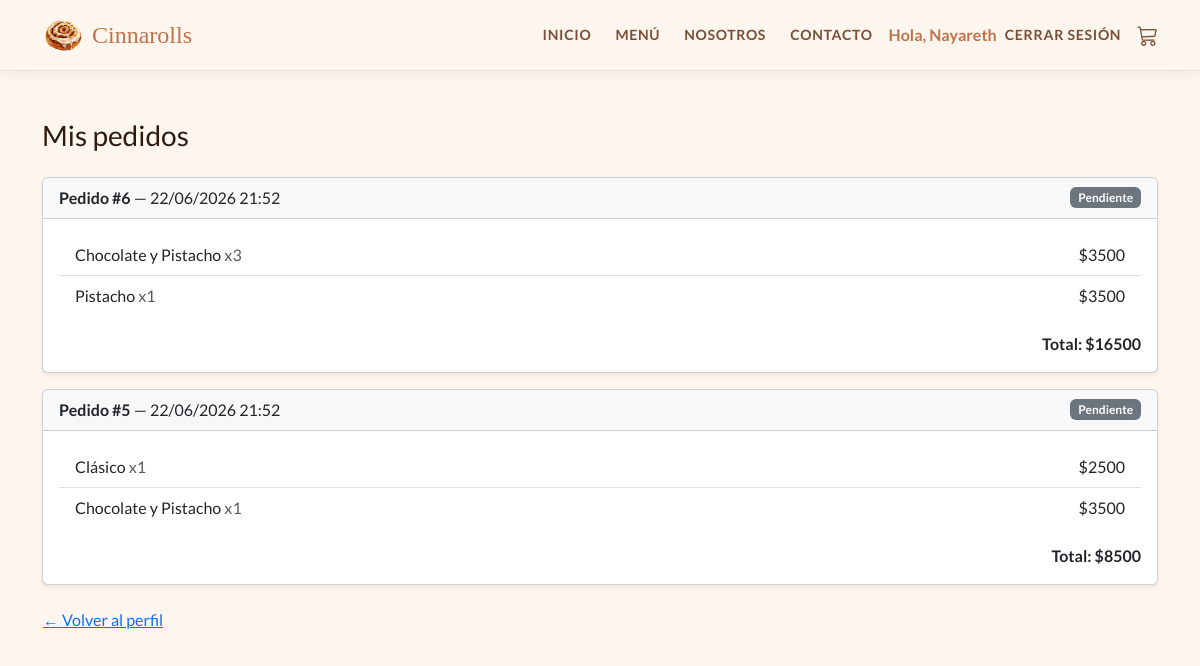
Page /mis-pedidos/ (signed in) on the earlier database version.
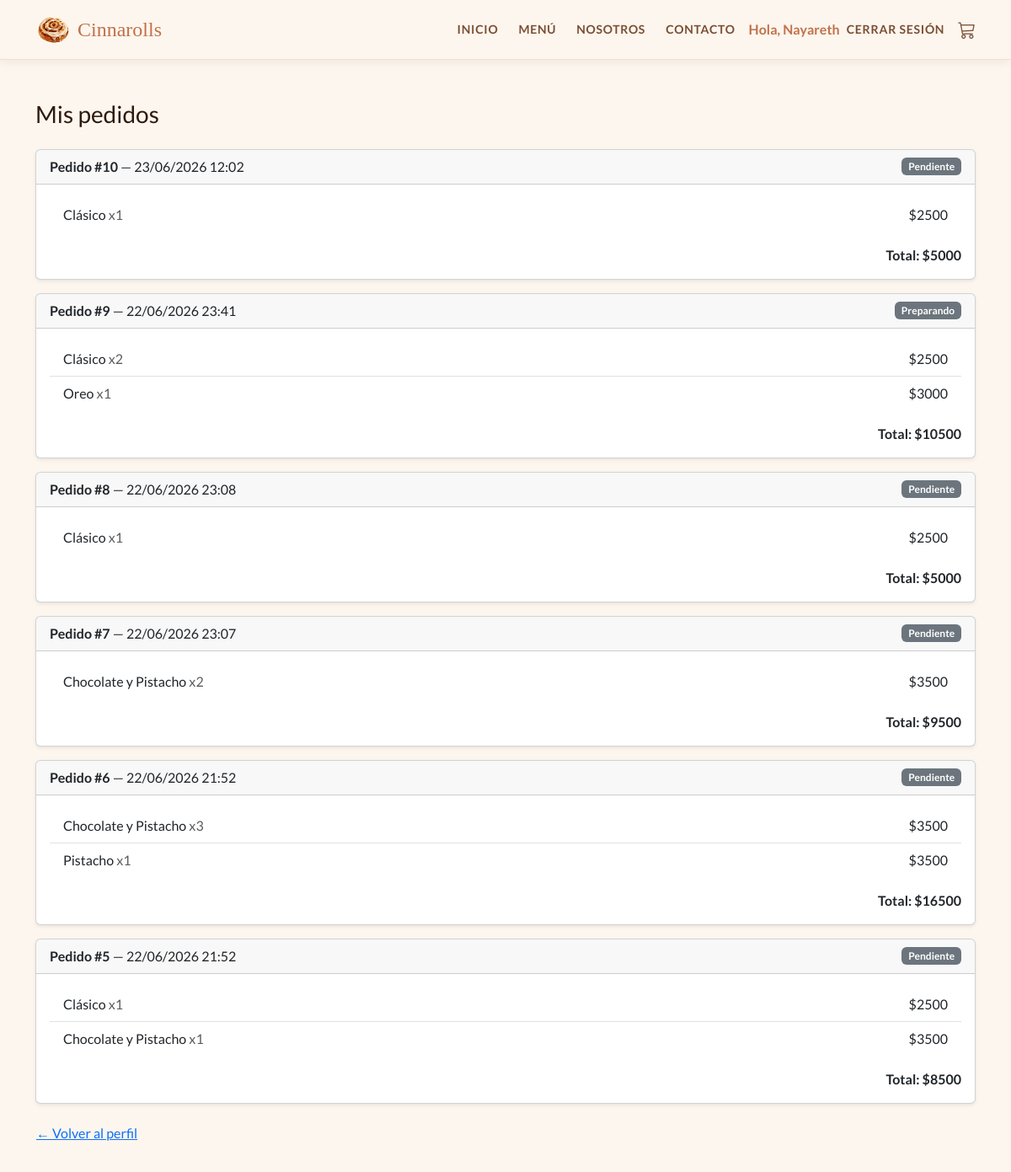
Same page on the later database version.
### appcanela/models.py (models this page shows, shortened)
class Pedido(models.Model):
    ESTADO_CHOICES = [
        ('pendiente', 'Pendiente'),
        ('preparando', 'Preparando'),
        ('entregado', 'Entregado'),
    ]
    PAGO_CHOICES = [
        ('credito', 'Crédito'),
        ('debito', 'Débito'),
        ('efectivo', 'Efectivo'),
    ]
    usuario = models.ForeignKey(User, on_delete=models.SET_NULL, null=True, blank=True)
    nombre_cliente = models.CharField(max_length=100, blank=True, null=True)
    metodo_pago = models.CharField(max_length=20, choices=PAGO_CHOICES)
    subtotal = models.IntegerField()
    total = models.IntegerField()
    estado = models.CharField(max_length=20, choices=ESTADO_CHOICES, default='pendiente')
    creado_en = models.DateTimeField(auto_now_add=True)
    direccion_entrega = models.CharField(max_length=200, blank=True, null=True)
    fecha_entrega = models.DateField(blank=True, null=True)
    correo_invitado = models.EmailField(blank=True, null=True)

class ItemPedido(models.Model):
    pedido = models.ForeignKey(Pedido, on_delete=models.CASCADE, related_name='items')
    nombre = models.CharField(max_length=100)
    precio = models.IntegerField()
    cantidad = models.IntegerField(default=1)

### appcanela/views.py (the view)
# urls.py: path('mis-pedidos/', views.mis_pedidos, name='mis_pedidos'),
@login_required
def mis_pedidos(request):
    pedidos = Pedido.objects.filter(usuario=request.user).order_by('-creado_en').prefetch_related('items')
    return render(request, 'appcanela/mis_pedidos.html', {'pedidos': pedidos})

### appcanela/templates/appcanela/mis_pedidos.html
{% extends 'appcanela/base.html' %}
{% block content %}
<div class="container py-5">
  <h3 class="mb-4">Mis pedidos</h3>
  {% if pedidos %}
    {% for pedido in pedidos %}
    <div class="card mb-3 shadow-sm">
      <div class="card-header d-flex justify-content-between align-items-center">
        <span><strong>Pedido #{{ pedido.id }}</strong> — {{ pedido.creado_en|date:"d/m/Y H:i" }}</span>
        <span class="badge bg-secondary">{{ pedido.get_estado_display }}</span>
      </div>
      <div class="card-body">
        <ul class="list-group list-group-flush mb-3">
          {% for item in pedido.items.all %}
          <li class="list-group-item d-flex justify-content-between">
            <span>{{ item.nombre }} <span class="text-muted">x{{ item.cantidad }}</span></span>
            <span>${{ item.precio }}</span>
          </li>
          {% endfor %}
        </ul>
        <p class="text-end mb-0"><strong>Total: ${{ pedido.total }}</strong></p>
      </div>
    </div>
    {% endfor %}
  {% else %}
    <div class="text-center py-5">
      <p class="text-muted">No tienes pedidos aún.</p>
      <a href="{% url 'menu' %}" class="btn btn-outline-dark">Ver el menú</a>
    </div>
  {% endif %}
  <a href="{% url 'perfil' %}" class="btn btn-link ps-0">← Volver al perfil</a>
</div>
{% endblock %}

Differences in the rows shown:
added Pedido: id "10", creado_en "23/06/2026 12:02", estado "Pendiente", total "5000"
added ItemPedido: nombre "Clásico", cantidad "1", precio "2500", shown under "10"
added Pedido: id "9", creado_en "22/06/2026 23:41", estado "Preparando", total "10500"
added ItemPedido: nombre "Clásico", cantidad "2", precio "2500", shown under "9"
added ItemPedido: nombre "Oreo", cantidad "1", precio "3000", shown under "9"
added Pedido: id "8", creado_en "22/06/2026 23:08", estado "Pendiente", total "5000"
added ItemPedido: nombre "Clásico", cantidad "1", precio "2500", shown under "8"
added Pedido: id "7", creado_en "22/06/2026 23:07", estado "Pendiente", total "9500"
added ItemPedido: nombre "Chocolate y Pistacho", cantidad "2", precio "3500", shown under "7"
